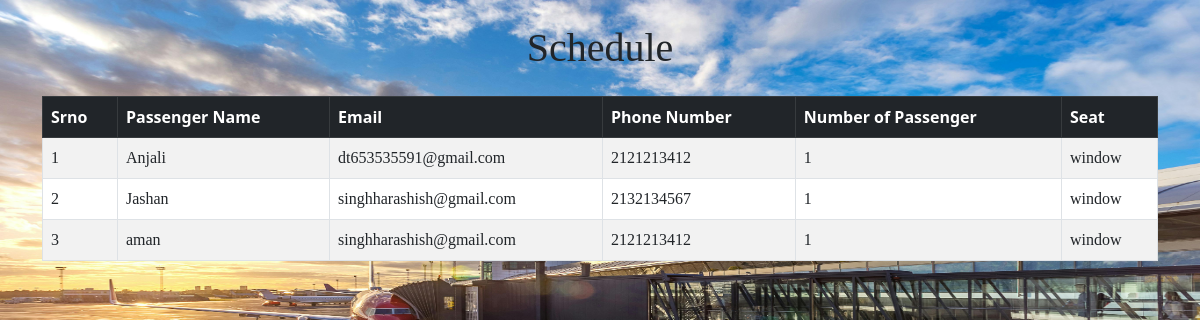
Screenshot of /re with the database file from the repository.
### airline_management/models.py (models this page shows)
class reserve(models.Model):
    flight_id = models.ForeignKey(table,on_delete=models.CASCADE)
    user_id = models.ForeignKey(User,on_delete=models.CASCADE)
    Passenger_name=models.CharField(max_length=40)
    Email=models.CharField(max_length=40)
    Phone_number=models.CharField(max_length=40)
    Number_pass=models.CharField(max_length=40)
    Seat=models.CharField(max_length=40)
    class Meta:
        db_table = 'reserve_table'

### airline_management/views.py (the view)
# urls.py: path('re',views.re),
def re(request):
    data = reserve.objects.all()
    return render(request,"res.html",{"data":data})

### template/res.html (shortened to what this page needs)
<!DOCTYPE html>
<html lang="en">
<head>
    {% load static %}
    <link rel="stylesheet" href="{% static 'flight.css' %}">
    <link href="https://cdn.jsdelivr.net/npm/bootstrap@5.3.0-alpha1/dist/css/bootstrap.min.css" rel="stylesheet">
</head>
<body>
    <div class="container my-4">
        <h1 class="text-center mb-4" style="font-family:Georgia, serif;">Schedule</h1>
        <div class="table-responsive">
            <table class="table table-bordered table-striped">
                <thead class="table-dark">
                    <tr>
                        <th>Srno</th>
                        <th>Passenger Name</th>
                        <th>Email</th>
                        <th>Phone Number</th>
                        <th>Number of Passenger</th>
                        <th>Seat</th>
                    </tr>
                </thead>
                <tbody>
                    {% for i in data %}
                    <tr>
                        <td>{{ forloop.counter }}</td>
                        <td>{{ i.Passenger_name }}</td>
                        <td>{{ i.Email }}</td>
                        <td>{{ i.Phone_number }}</td>
                        <td>{{ i.Number_pass }}</td>
                        <td>{{ i.Seat }}</td>
                    </tr>
                    {% endfor %}
                </tbody>
            </table>
        </div>
    </div>
</body>
</html>

### static/flight.css (style rules this page uses)
* { margin: 0px; padding: 0px; box-sizing: border-box; }
body { background-image: url(img/singapore.jpg); background-repeat: no-repeat; background-position: center; background-size: 100% 100%; height: 561px; }
th { font-weight: 600; }
td { font-weight: 500; font-family:Georgia, serif; }

### rows the page displays
reserve: Passenger_name "Anjali", Email "dt653535591@gmail.com", Phone_number "2121213412", Number_pass "1", Seat "window"
reserve: Passenger_name "Jashan", Email "singhharashish@gmail.com", Phone_number "2132134567", Number_pass "1", Seat "window"
reserve: Passenger_name "aman", Email "singhharashish@gmail.com", Phone_number "2121213412", Number_pass "1", Seat "window"
